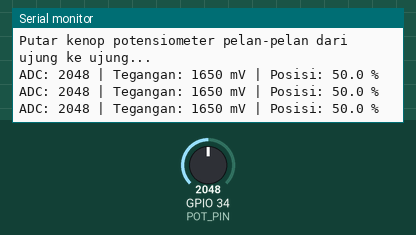
Recording of a sketch running on a simulated ESP32. Parts: the last lines printed to the serial monitor. The inputs (shaded band) are chosen by the test bench; at power-on: GPIO 34 (POT_PIN) = 2048.

Above: at 1.2 s.
1.3 s: GPIO 34 (POT_PIN) set to 2866
At 1.9 s:
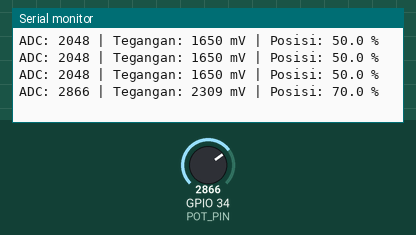
2.8 s: GPIO 34 (POT_PIN) set to 3603
At 3.4 s:
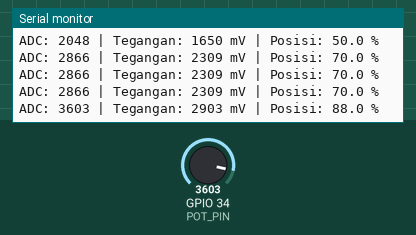
Timing chart, 0 to 5.8 s (numbered marks = the images above; inputs shaded):
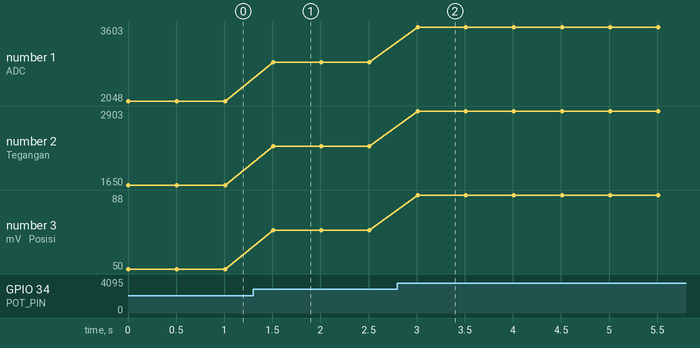

The sketch:

p1_baca_potensiometer.ino
```cpp
/*
 * BAB 11 - Program 1: Membaca Potensiometer
 * Membaca potensiometer sebagai angka mentah 0-4095 (analogRead)
 * dan sebagai tegangan terkalibrasi dalam milivolt (analogReadMilliVolts).
 *
 * Rangkaian: VR10K (potensiometer, header kuning pin ke-5) → IO34
 */

#define POT_PIN 34  // potensiometer → IO34 (ADC1_CH6, aman dipakai bersama WiFi)

void setup() {
  Serial.begin(115200);
  // Tidak perlu pinMode(): analogRead() otomatis menyiapkan pin sebagai input analog.
  // Resolusi bawaan 12 bit (0-4095) dan atenuasi bawaan 11 dB sudah cocok untuk 0-3.3 V.

  Serial.println("BAB 11 - Program 1: Membaca Potensiometer");
  Serial.println("Putar kenop potensiometer pelan-pelan dari ujung ke ujung...");
}

void loop() {
  int nilaiAdc = analogRead(POT_PIN);                 // angka mentah 0-4095
  uint32_t milivolt = analogReadMilliVolts(POT_PIN);  // tegangan terkalibrasi (mV)
  float persen = nilaiAdc * 100.0 / 4095.0;           // perkiraan posisi putaran 0-100 %

  Serial.print("ADC: ");
  Serial.print(nilaiAdc);
  Serial.print(" | Tegangan: ");
  Serial.print(milivolt);
  Serial.print(" mV | Posisi: ");
  Serial.print(persen, 1);  // 1 angka di belakang titik desimal
  Serial.println(" %");

  delay(500);  // 2 pembacaan per detik supaya mudah dibaca
}
```

Measured:
- after the input at 1.3 s, the serial monitor: prints a new line after 0.21 s (image 1)
- after the input at 2.8 s, the serial monitor: prints a new line after 0.21 s (image 2)
- plotted number 1: 2048 → 2866 after the input at 1.3 s, 2866 → 3603 after the input at 2.8 s
- plotted number 2: 1650 → 2309 after the input at 1.3 s, 2309 → 2903 after the input at 2.8 s
- plotted number 3: 50 → 70 after the input at 1.3 s, 70 → 88 after the input at 2.8 s
